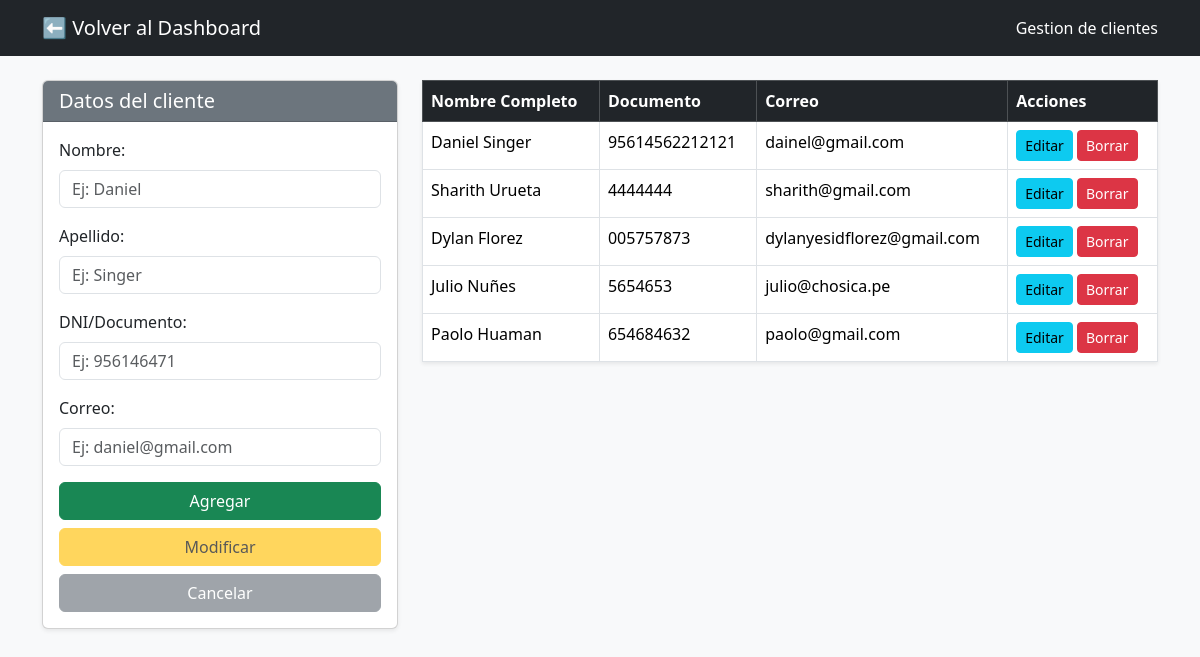
Screenshot of /modules/clients/index.php (signed in) with the database file from the repository.
### tables this page shows
CREATE TABLE `clients` (
  `id` int NOT NULL,
  `first_name` varchar(50) NOT NULL,
  `last_name` varchar(50) NOT NULL,
  `email` varchar(100) NOT NULL,
  `doc_number` varchar(20) NOT NULL
);

### modules/clients/clients.php (called while the page is built, shortened)
<?php
include("../../config/db.php");
$txtFirstName = (isset($_POST['txtFirstName']))?$_POST['txtFirstName']:"";
$txtLastName = (isset($_POST['txtLastName']))?$_POST['txtLastName']:"";
$txtEmail= (isset($_POST['txtEmail']))?$_POST['txtEmail']:"";
$txtDocNumber = (isset($_POST['txtDocNumber']))?$_POST['txtDocNumber']:"";
$accionAgregar = "";
$accionModificar=$accionEliminar = $accionCancelar = "disabled";
$sentenciaSQL = $pdo->prepare("SELECT * FROM clients");
$sentenciaSQL->execute();
$listaClientes = $sentenciaSQL->fetchAll(PDO::FETCH_ASSOC);
?>

### modules/clients/index.php (the view, shortened to what this page needs)
<?php
include("clients.php");
?>
<!DOCTYPE html>
<html lang="en">
<head>
    <link href="https://cdn.jsdelivr.net/npm/bootstrap@5.3.3/dist/css/bootstrap.min.css" rel="stylesheet">
    <link rel="stylesheet" href="https://cdn.jsdelivr.net/npm/bootstrap-icons@1.11.3/font/bootstrap-icons.min.css">
</head>
<body class="bg-light">
    <nav class="navbar navbar-expand-lg navbar-dark bg-dark mb-4">
        <div class="container">
            <a  class="navbar-brand" href="../../index.php"  >⬅️ Volver al Dashboard</a>
            <span class="navbar-text text-white " >Gestion de clientes</span>
        </div>
    </nav>
    <div class="container">
        <div class="row">
            <div class="col-md-4">
                <div class="card shadow-sm">
                    <div class="card-header bg-secondary text-white">
                        <h5 class="card-title mb-0">Datos del cliente</h5>
                    </div>
                    <div class="card-body">
                        <form action="" method="post" >
                            <div class="mb-3" >
                                <label class="form-label">Nombre:</label>
                                <input type="text" class="form-control" name="txtFirstName" value="<?php echo $txtFirstName; ?>" required placeholder="Ej: Daniel" >
                            </div>
                            <div class="mb-3" >
                                <label class="form-label">Apellido:</label>
                                <input type="text" class="form-control" name="txtLastName" value="<?php echo $txtLastName; ?>" required placeholder="Ej: Singer" >
                            </div>
                            <div class="mb-3" >
                                <label class="form-label">DNI/Documento:</label>
                                <input type="text" class="form-control" name="txtDocNumber" value="<?php echo $txtDocNumber; ?>" required placeholder="Ej: 956146471" >
                            </div>
                            <div class="mb-3" >
                                <label class="form-label">Correo:</label>
                                <input type="email" class="form-control" name="txtEmail" value="<?php echo $txtEmail; ?>" required placeholder="Ej: daniel@gmail.com" >
                            </div>
                            <div class="d-grid gap-2" >
                                <button type="submit" name="action" value="btnAgregar" class="btn btn-success"  <?php echo $accionAgregar; ?>>Agregar</button>
                                <button type="submit" name="action" value="btnModificar" class="btn btn-warning"  <?php echo $accionModificar; ?>>Modificar</button>
                                <button type="submit" name="action" value="btnCancelar" class="btn btn-secondary"  <?php echo $accionCancelar; ?>>Cancelar</button>
                            </div>
                        </form>
                    </div>
                </div>
            </div>
            <div class="col-md-8">
                <table class="table table-bordered table-hover bg-white shadow-sm">
                    <thead class="table-dark">
                        <tr>
                            <th>Nombre Completo</th>
                            <th>Documento</th>
                            <th>Correo</th>
                            <th>Acciones</th>
                        </tr>
                    </thead>
                    <tbody>
                        <?php foreach($listaClientes as $cliente){ ?>
                            <tr>
                                <td><?php echo $cliente['first_name']." ".$cliente['last_name']; ?></td>
                                <td><?php echo $cliente['doc_number'];?></td>
                                <td><?php echo $cliente['email'];?></td>
                                <td>
                                    <form action="" method="post" >
                                        <button value="btnSeleccionar" type="submit" name="action" class="btn btn-info btn-sm" >Editar</button>
                                        <button value="btnEliminar" type="submit" name="action" class="btn btn-danger btn-sm" onclick="return confirm('¿Eliminar Cliente?');" >Borrar</button>
                                    </form>
                                </td>
                            </tr>
                        <?php } ?>
                    </tbody>
                </table>
            </div>
        </div>
    </div>
</body>
</html>

### rows the page displays
clients: first_name "Daniel", last_name "Singer", doc_number "95614562212121", email "dainel@gmail.com"
clients: first_name "Sharith", last_name "Urueta", doc_number "4444444", email "sharith@gmail.com"
clients: first_name "Dylan", last_name "Florez", doc_number "005757873", email "dylanyesidflorez@gmail.com"
clients: first_name "Julio", last_name "Nuñes", doc_number "5654653", email "julio@chosica.pe"
clients: first_name "Paolo", last_name "Huaman", doc_number "654684632", email "paolo@gmail.com"
